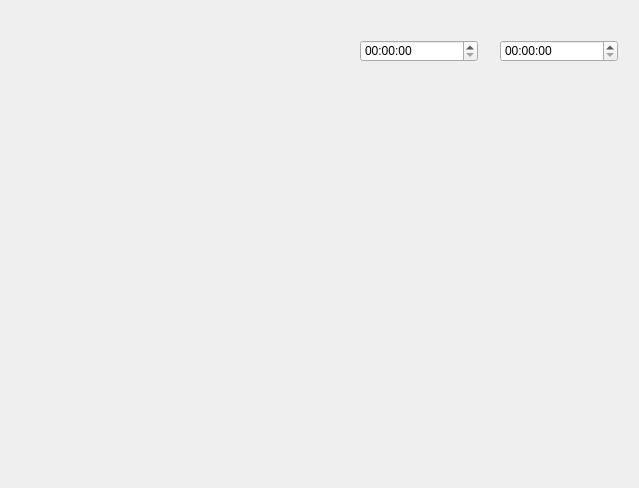
<?xml version="1.0" encoding="UTF-8"?>
<ui version="4.0">
 <class>Form</class>
 <widget class="QWidget" name="Form">
  <property name="geometry">
   <rect>
    <x>0</x>
    <y>0</y>
    <width>639</width>
    <height>488</height>
   </rect>
  </property>
  <property name="windowTitle">
   <string>Form</string>
  </property>
  <widget class="QTimeEdit" name="timeEdit">
   <property name="geometry">
    <rect>
     <x>360</x>
     <y>40</y>
     <width>118</width>
     <height>22</height>
    </rect>
   </property>
  </widget>
  <widget class="QTimeEdit" name="timeEdit_2">
   <property name="geometry">
    <rect>
     <x>500</x>
     <y>40</y>
     <width>118</width>
     <height>22</height>
    </rect>
   </property>
  </widget>
 </widget>
 <resources/>
 <connections/>
</ui>
